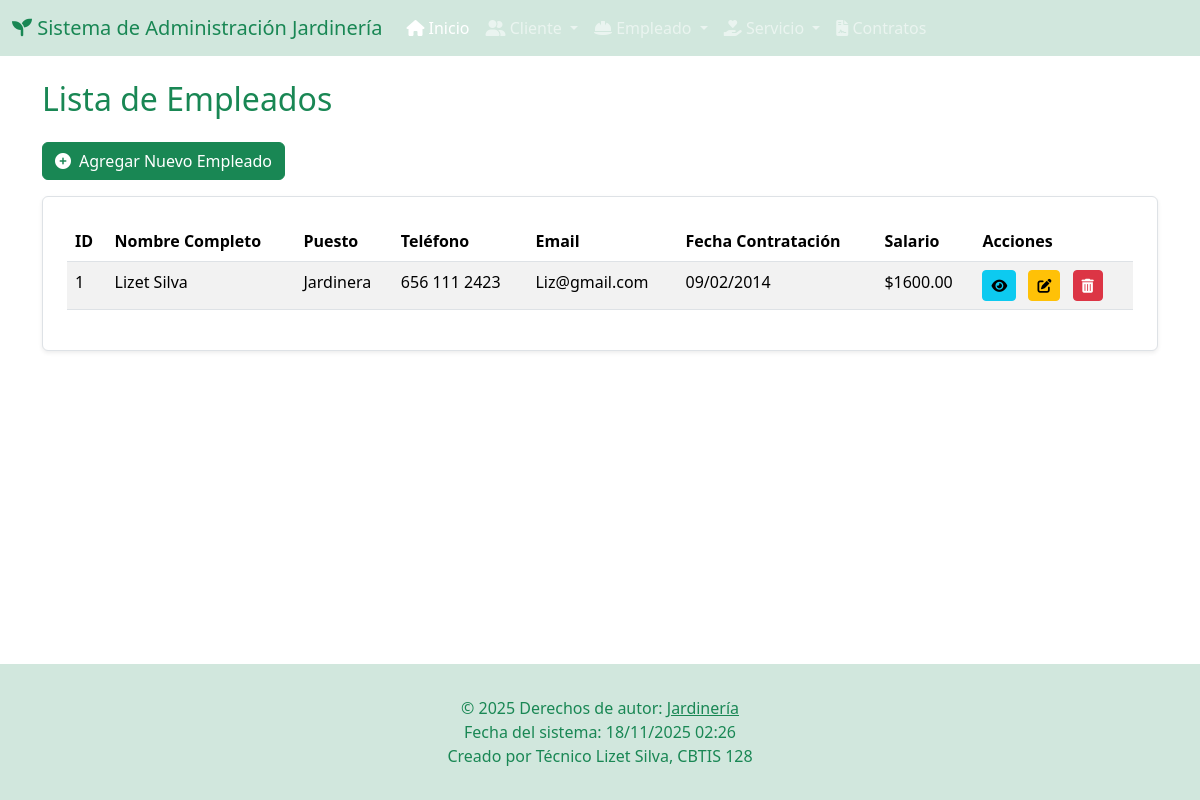
Page /jardineria/empleados/ on the committed database.
### app_Jardineria/models.py (models this page shows, shortened)
class Empleado(models.Model):
    nombre = models.CharField(max_length=100)
    apellido = models.CharField(max_length=100)
    puesto = models.CharField(max_length=100)
    telefono = models.CharField(max_length=15, unique=True)
    email = models.EmailField(unique=True)
    fecha_contratacion = models.DateField()
    salario = models.DecimalField(max_digits=10, decimal_places=2)

### app_Jardineria/views.py (the view)
# urls.py: path('empleados/', views.ver_empleados, name='ver_empleados'),
def ver_empleados(request):
    empleados = Empleado.objects.all()
    return render(request, 'empleado/ver_empleados.html', {'empleados': empleados})

### app_Jardineria/templates/empleado/ver_empleados.html (shortened to what this page needs)
{% extends 'base.html' %}
{% block content %}
<h2 class="mb-4 text-success">Lista de Empleados</h2>
<a href="{% url 'agregar_empleado' %}" class="btn btn-success mb-3"><i class="fas fa-plus-circle me-2"></i>Agregar Nuevo Empleado</a>
{% if empleados %}
<div class="table-responsive p-4 border rounded shadow-sm bg-white">
    <table class="table table-striped table-hover">
        <thead class="bg-success text-white">
            <tr>
                <th>ID</th>
                <th>Nombre Completo</th>
                <th>Puesto</th>
                <th>Teléfono</th>
                <th>Email</th>
                <th>Fecha Contratación</th>
                <th>Salario</th>
                <th>Acciones</th>
            </tr>
        </thead>
        <tbody>
            {% for empleado in empleados %}
            <tr>
                <td>{{ empleado.id }}</td>
                <td>{{ empleado.nombre }} {{ empleado.apellido }}</td>
                <td>{{ empleado.puesto }}</td>
                <td>{{ empleado.telefono }}</td>
                <td>{{ empleado.email }}</td>
                <td>{{ empleado.fecha_contratacion|date:"d/m/Y" }}</td>
                <td>${{ empleado.salario|floatformat:2 }}</td>
                <td>
                    <a href="{% url 'detalle_empleado' empleado.id %}" class="btn btn-sm btn-info me-2" title="Ver Detalles"><i class="fas fa-eye"></i></a>
                    <a href="{% url 'actualizar_empleado' empleado.id %}" class="btn btn-sm btn-warning me-2" title="Editar"><i class="fas fa-edit"></i></a>
                    <a href="{% url 'borrar_empleado' empleado.id %}" class="btn btn-sm btn-danger" title="Borrar"><i class="fas fa-trash-alt"></i></a>
                </td>
            </tr>
            {% endfor %}
        </tbody>
    </table>
</div>
{% else %}
<div class="alert alert-warning" role="alert">
    No hay empleados registrados.
</div>
{% endif %}
{% endblock %}

### app_Jardineria/templates/base.html (style rules this page uses)
body { display: flex; flex-direction: column; min-height: 100vh; }

### rows in the picture
Empleado: id "1", nombre "Lizet", apellido "Silva", puesto "Jardinera", telefono "656 111 2423", email "Liz@gmail.com", fecha_contratacion "09/02/2014", salario "1600.00"
